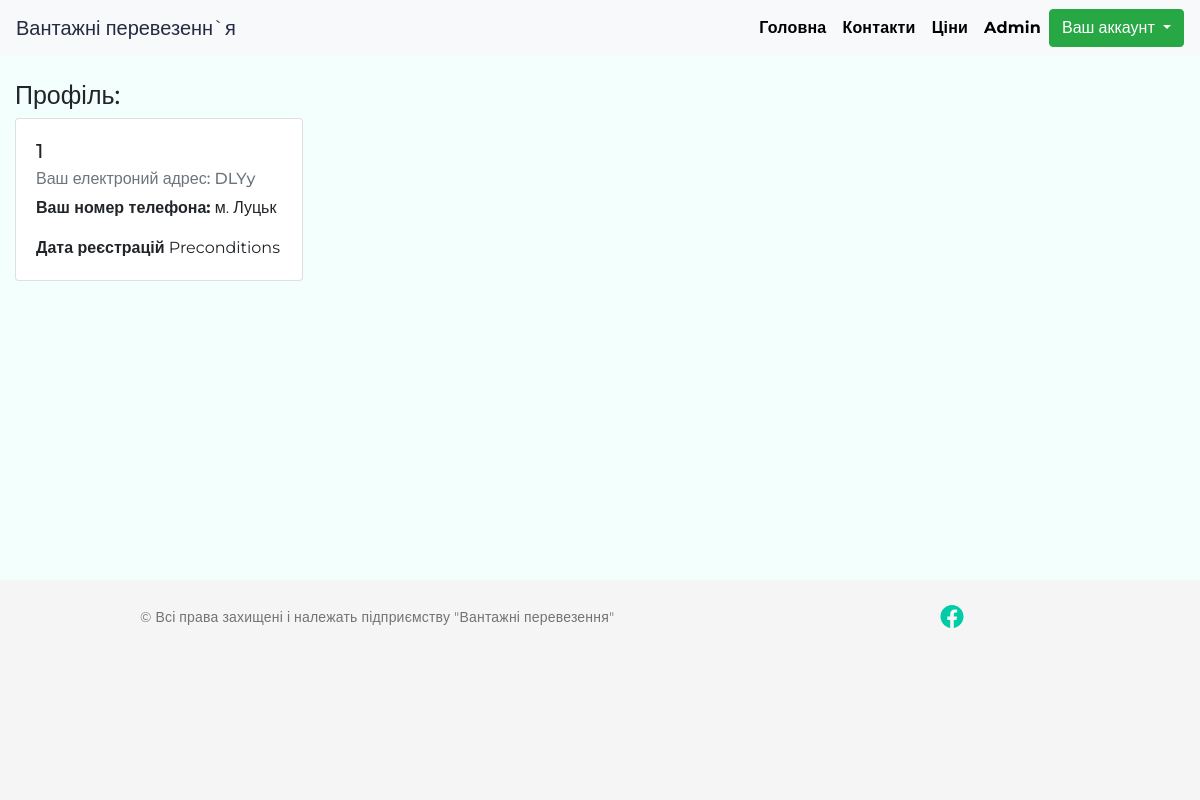
The page /orders (signed in) on the database as committed earlier.
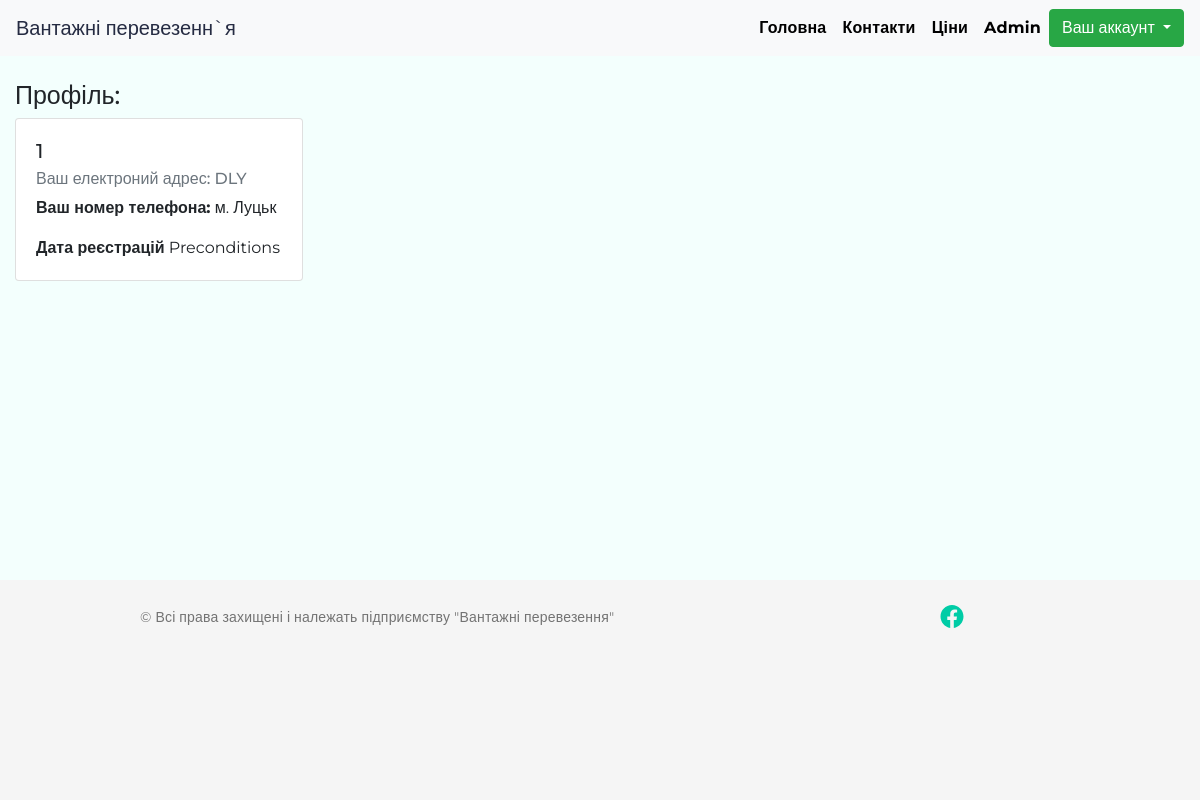
The same page on the database as committed later.
### app.py (models this page shows, shortened)
class Orders(db.Model):
    __tablename__ = "orders"
    id_orders = db.Column(db.Integer, primary_key = True)
    id_user= db.Column(db.Integer,db.ForeignKey('users.id_users'))
    cargo = db.Column(db.String(150))
    weight = db.Column(db.String(60))
    check_orders = db.Column(db.String(50),default = "В обробці")
    ts_orders = db.Column(db.DateTime,default = datetime.utcnow)
    city_sender= db.Column(db.Integer,db.ForeignKey('citys.id'))
    steet_sender= db.Column(db.String(255))
    house_number = db.Column(db.Integer)
    date_senders = db.Column(db.String(60),default ="__")
    date_recipients = db.Column(db.String(60),default ="__")
    pay_method = db.Column(db.String(60))
    suma = db.Column(db.String(60),default ="__")
    user = db.relationship('Users', backref=db.backref("orders",overlaps ="citys,user",cascade="all, delete-orphan",lazy = "dynamic"))
    city = db.relationship('Citys', backref=db.backref("orders", overlaps ="citys,users",cascade="all, delete-orphan",lazy = "dynamic"))

class Users(UserMixin,db.Model):
    id_users = db.Column(db.Integer, primary_key = True)
    pib = db.Column(db.String(255))
    email = db.Column(db.String(150), index = True, unique = True)
    phone_number = db.Column(db.String(15))
    password_hash = db.Column(db.String(128))
    ts_registry = db.Column(db.DateTime, default = datetime.utcnow())
    role = db.Column(db.String(50),default = "User")
    citys = db.relationship("Citys",secondary = "orders")
    def __repr__(self):
        return  self.pib

class Citys(db.Model):
    __tablename__ = "citys"
    id = db.Column(db.Integer, primary_key = True)
    city = db.Column(db.String(255))
    users  = db.relationship("Users",secondary = "orders",lazy = 'subquery')
    def __repr__(self):
        return self.city

### app.py (the view)
@app.route('/orders')
@login_required
def orders():
   	id = current_user.id_users
   	user = Users.query.first_or_404(id)
   	order = user.orders.order_by(Orders.ts_orders.desc()).all()
   	return render_template("orders.html",id = id ,user = user , order = order)

### app.py (called while the page is built)
@login.user_loader
def load_user(id_users):
    return Users.query.get(int(id_users))

### templates/orders.html (shortened to what this page needs)
{% extends "base.html" %}
{% import 'bootstrap/wtf.html' as wtf %}
{% block body %}
        <div class="container-fluid">
            <h1 class=" mt-4 ">Профіль:</h1>
   {% for order in order %}
         <div class="card mb-4" style="width: 18rem;">
  <div class="card-body">
    <h5 class="card-title">{{order.id_orders}}</h5>
    <h6 class="card-subtitle mb-2 text-muted">Ваш електроний адрес:  {{order.user}}</h6>
    <p class="card-text"><strong>Ваш номер телефона:</strong> {{order.city}}</p>
        <p class="card-text"><strong>Дата реєстрацій</strong> {{order.cargo}}</p>
  </div>
</div>
{% endfor %}
{% endblock %}

### templates/base.html (shortened to what this page needs)
<!doctype html>
<html lang="ru">
<head>
  <link rel="stylesheet" href="https://cdn.jsdelivr.net/npm/bootstrap@4.6.1/dist/css/bootstrap.min.css"
    as="style">
  <link rel="stylesheet" href="static/style.css">
</head>
<body>
  <nav class="navbar navbar-expand-lg navbar-light bg-light  ">
    <a class="navbar-brand" href="#">Вантажні перевезенн`я </a>
    <div class="collapse navbar-collapse  " id="navbarNav">
      <ul class="navbar-nav ml-auto">
        <li class="nav-item active">
          <a class="nav-link" href="{{ url_for('index')}}">Головна
          </a>
        </li>
        <li class="nav-item">
          <a class="nav-link" href="{{ url_for('contacts')}}">Контакти</a>
        </li>
        <li class="nav-item">
          <a class="nav-link" href="{{ url_for('price')}}">Ціни</a>
        </li>
        {% if current_user.role == "Admin" %}
        <li class="nav-item">
          <a class="nav-link" href="{{ url_for('admin.index')}}">Admin</a>
        </li>
        {% endif %}
        {% if current_user.is_anonymous %}
        <li class="nav-item">
          <a class="nav-link" href="{{ url_for('login')}}">Вхід</a>
        </li>
        <li class="nav-item">
          <a class="nav-link" href="{{ url_for('register')}}"> Реєстрація</a>
        </li>
        {% else %}
        <div class="dropdown">
  <button class="btn btn-success dropdown-toggle" type="button" data-toggle="dropdown">Ваш аккаунт
  </button>
</div>
        {% endif %}
    </div>
  </nav>
  <div class="wrapper ">
    {% block body %}{% endblock %}
  </div>
<div class="container-fluid">
  <div class="footer">
    <div class="conteiner">
      <div class="row justify-content-center">
        <div class="col-md-8 col-7">
          <p> © Всі права захищені і належать підприємству "Вантажні перевезення"</p>
        </div>
        <div class="col-md-2 col-5"> <a href=""><img src="static/img/facebook.svg" alt=""></a></div>
      </div>
    </div>
  </div>
</div>
</body>
</html>

### static/style.css (style rules this page uses)
* { padding: 0; margin: 0; }
html { position: relative; min-height: 100%; }
body { background-color: #F3FFFD; font-family: 'Montserrat', sans-serif; font-size: 16px; min-height: 100%; height: 100%; margin-bottom: 100px; }
.wrapper { min-height: 100%; }
.navbar { width: 100%; }
.navbar .nav-item a { font-size: 16px; font-weight: bold; line-height: 22px; letter-spacing: 0.2px; text-align: start; color: black !important; }
.navbar-light .navbar-brand { color: #252B42;; }
.footer { position: absolute; bottom: 0; left:0; width: 100%; height: 100px; background-color: #f5f5f5; padding-left: 15px; padding-right: 15px; }
.footer p { padding: 25px 25px; font-size: 14px; font-weight: normal; line-height: 24px; letter-spacing: 0.2px; color: #737373; }
.footer img { padding: 25px 25px; }
@media (max-width:1200px) { body { margin-bottom: 220px; } }
@media (max-width:1200px) { h1 { font-size: 25px; } }
@media (max-width:1200px) { .footer { height: 220px; } }

Rows that differ between the two databases and show on the page:
changed through a linked row, Orders "Preconditions": user "DLYy" → "DLY"
